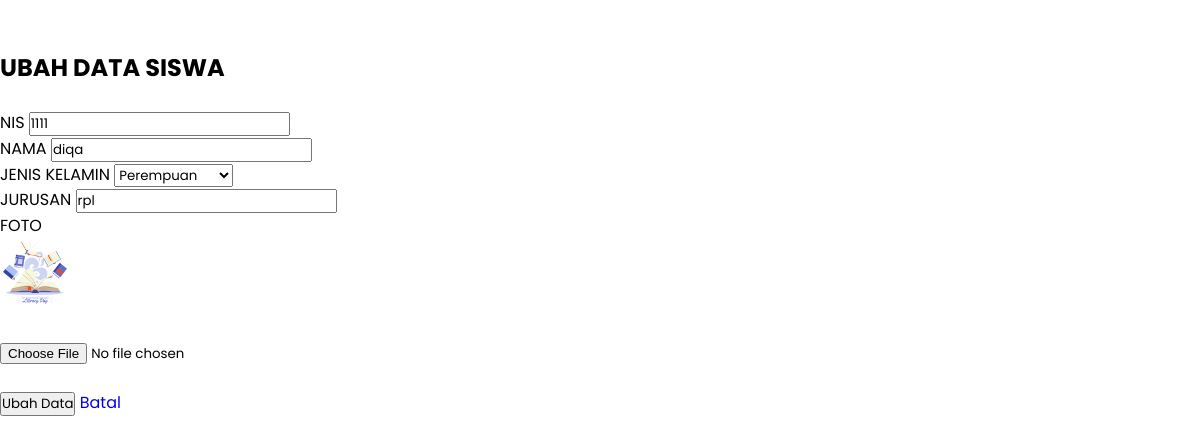
The app's page /petugas/edit.php?kode=1111 with its own data.
### tables this page shows
CREATE TABLE `tb_siswa` (
  `nis` varchar(200) NOT NULL,
  `nama` varchar(200) NOT NULL,
  `jekel` enum('Laki-laki','Perempuan') NOT NULL,
  `jurusan` varchar(200) NOT NULL,
  `foto` varchar(1200) NOT NULL
);

### petugas/edit.php (the view, shortened to what this page needs)
<!DOCTYPE html>
<html>
<?php
$koneksi = new mysqli ("localhost","root","","perpustakaan");
if(isset($_GET['kode'])){
	$sql_cek = "SELECT * FROM tb_siswa WHERE nis='".$_GET['kode']."'";
	$query_cek = mysqli_query($koneksi, $sql_cek);
	$data_cek = mysqli_fetch_array($query_cek,MYSQLI_BOTH);
}
?>
<head>
	<link rel="stylesheet" href="style.css">
</head>
<body>
	<div class="container">
		<div class="col-lg-8">
			<div class="page-header">
				<br>
				<br>
				<h2>UBAH DATA SISWA</h2>
			</div>
			<br>
			<form method="POST" enctype="multipart/form-data">
				<div class="form-group">
					<label>NIS</label>
					<input type="text" name="nis" class="form-control" value="<?php echo $data_cek['nis']; ?>"
					 readonly/>
				</div>
				<div class="form-group">
					<label>NAMA</label>
					<input type="text" name="nama" class="form-control" value="<?php echo $data_cek['nama']; ?>"
					/>
				</div>
				<div class="form-group">
					<label>JENIS KELAMIN</label>
					<select name="jekel" id="jekel" class="form-control">
						<?php
							if ($data_cek['jekel'] == "Perempuan") echo "<option value='Perempuan' selected>Perempuan</option>";
							else echo "<option value='Perempuan'>Perempuan</option>";
						?>
					</select>
				</div>
				<div class="form-group">
					<label>JURUSAN</label>
					<input type="text" name="jurusan" class="form-control" value="<?php echo $data_cek['jurusan']; ?>"
					/>
				</div>
				<div class="form-group">
					<label>FOTO</label>
					<br>
					<img src="foto/<?php echo $data_cek['foto']; ?>" width="70px" />
					<br>
					<br>
					<input type="file" name="foto">
				</div>
				<br>
				<div class="form-group">
					<input type="submit" name="Simpan" value="Ubah Data" class="btn btn-primary">
					<a href="index.php" class="btn btn-warning">Batal</a>
				</div>
			</form>
		</div>
	</div>
</body>
</html>

### petugas/style.css (style rules this page uses)
:root { --main-color: #967E76; --color-dark: #000; --text-grey: #000; }
* { padding: 0; margin: 0; box-sizing: border-box; list-style-type: none; text-decoration: none; font-family: 'poppins', sans-serif; }
* { box-sizing: border-box; }
body { font-family: Verdana, sans-serif; }

### records on screen
tb_siswa: nis "1111", nama "diqa", jekel "Perempuan", jurusan "rpl", foto (picture)
